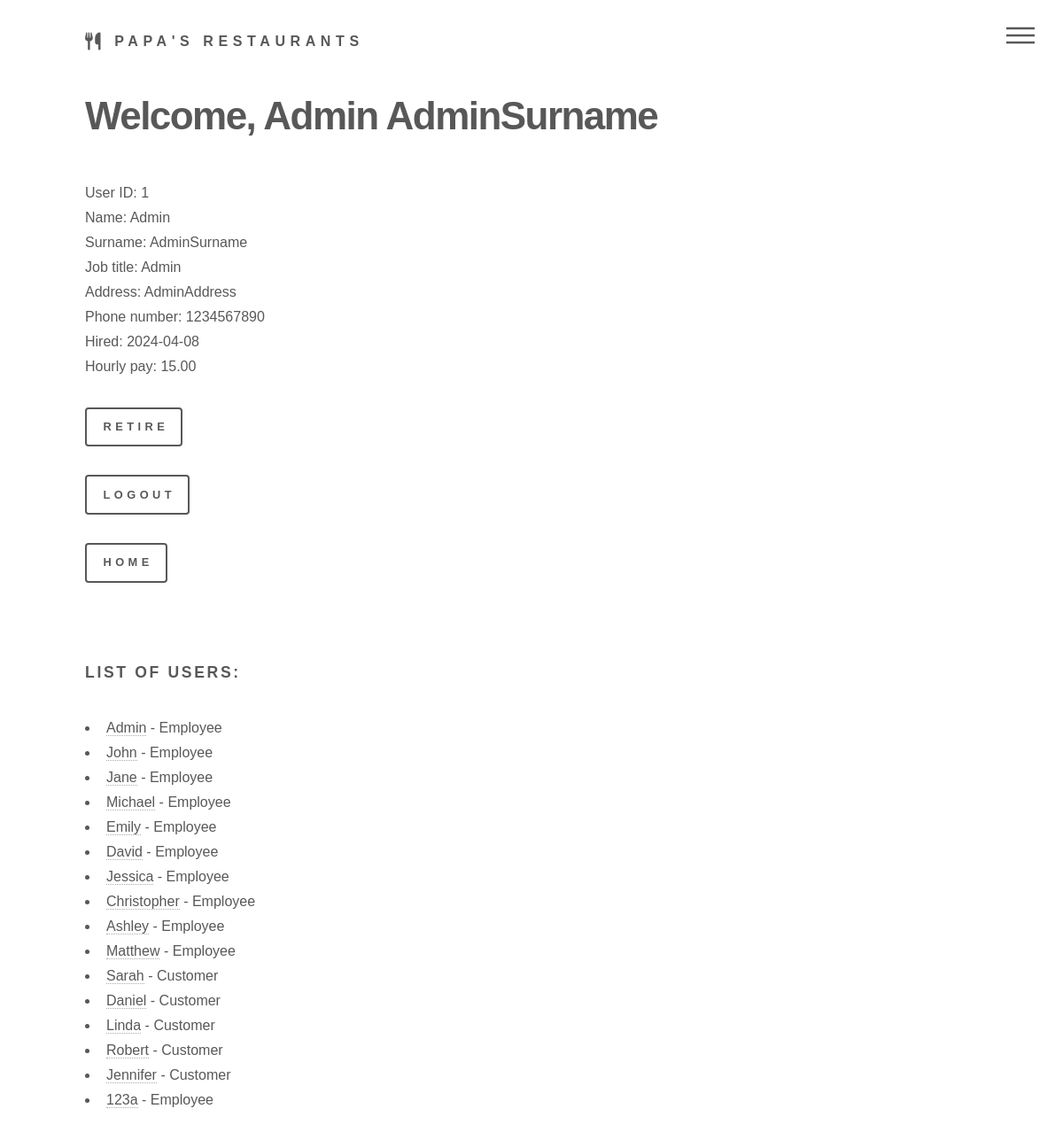
/profiles.php?user_ID=me (signed in), run on the app's committed database.
### tables this page shows
CREATE TABLE `employees` (
  `user_ID` int(255) NOT NULL,
  `name` varchar(50) NOT NULL,
  `surname` varchar(50) NOT NULL,
  `position_ID` int(50) NOT NULL,
  `address` varchar(100) NOT NULL,
  `phone` varchar(15) NOT NULL,
  `hireDate` date NOT NULL DEFAULT current_timestamp(),
  `hourPay` decimal(10,2) NOT NULL
);

CREATE TABLE `jobs` (
  `position_ID` int(255) NOT NULL,
  `jobName` varchar(100) NOT NULL
);

### profiles.php (the view, shortened to what this page needs)
<!DOCTYPE HTML>
<html>
<head>
    <link rel="stylesheet" href="assets/bootstrap/css/bootstrap.min.css" />
    <link rel="stylesheet" href="assets/css/index.css" />
</head>
<body class="is-preload">
    <div id="wrapper">
        <div id="main">
            <div class="inner">
<?php
if (!isset($_SESSION['user_ID']) || ($_SESSION['user_ID'] != 1 && $_GET['user_ID'] !== 'me')) {
    echo "<script>alert('Login required');</script>";
    echo "<script>window.location = 'login.php';</script>";
    exit();
} else {
    $servername = "localhost";
    $username = "root";
    $password = "";
    $dbname = "htc";
    $conn = new mysqli($servername, $username, $password, $dbname);
    if($_GET['user_ID'] == 'me'){
        $user_ID = $_SESSION['user_ID'];
    } else {
        $user_ID = $_GET['user_ID'];
    }
    $sql = "SELECT * FROM employees WHERE user_ID='$user_ID'";
    $result = $conn->query($sql);
    if ($result->num_rows > 0) {
        while ($row = $result->fetch_assoc()) {
            $jobName = "";
            $jobSql = "SELECT jobName FROM jobs WHERE position_ID=" . $row['position_ID'];
            $jobResult = $conn->query($jobSql);
            if ($jobResult->num_rows > 0) {
                $jobRow = $jobResult->fetch_assoc();
                $jobName = $jobRow['jobName'];
            }
            if($_GET['user_ID'] == 'me' || $_GET['user_ID'] == $_SESSION['user_ID']){
                echo "<h1>Welcome, ".$row['name']." ".$row['surname']."</h1>";
            } else {
                echo "<h1>User Information</h1>";
            }
            echo "<p>User ID: ".$user_ID."<br>Name: ".$row['name']."<br>Surname: ".$row['surname']."<br>Job title: ".$jobName."<br>Address: ".$row['address']."<br>Phone number: ".$row['phone']."<br>Hired: ".$row['hireDate']."<br>Hourly pay: ".$row['hourPay']."</p>";
?>
            <form action="retire.php" method="post">
                <input type="submit" value="Retire">
            </form>
<?php
        }
    }
?>
            <form action="logout.php" method="post">
                <input type="submit" value="Logout">
            </form>
            <form action="index.php" method="post">
                <input type="submit" value="Home">
            </form>
<?php
    echo "<br>";
    $sql = "SELECT position_ID FROM employees WHERE user_ID='$user_ID'";
    $result = $conn->query($sql);
    if ($result->num_rows > 0) {
        $row = $result->fetch_assoc();
        if ($row['position_ID'] == 1) {
            $userListSql = "SELECT
                CASE
                    WHEN employees.user_ID IS NOT NULL THEN employees.name
                    WHEN customers.user_ID IS NOT NULL THEN customers.name
                END AS name,
                CASE
                    WHEN employees.user_ID IS NOT NULL THEN employees.user_ID
                    WHEN customers.user_ID IS NOT NULL THEN customers.user_ID
                END AS user_ID,
                CASE
                    WHEN employees.user_ID IS NOT NULL THEN 'Employee'
                    WHEN customers.user_ID IS NOT NULL THEN 'Customer'
                END AS user_type
            FROM
                login
            LEFT JOIN
                employees ON login.user_ID = employees.user_ID
            LEFT JOIN
                customers ON login.user_ID = customers.user_ID;";
            $userListResult = $conn->query($userListSql);
            echo "<br>";
            echo "<h2>List of users:</h2>";
            echo "<ul>";
            while ($row = $userListResult->fetch_assoc()) {
                echo "<li><a href='profiles.php?user_ID=" . $row['user_ID'] . "'>" . $row['name'] . "</a> - " . $row['user_type'] . "</li>";
            }
            echo "</ul>";
        }
    }
}
?>
            </div>
        </div>
    </div>
</body>
</html>

### data on the page
employees: name "Admin", surname "AdminSurname", position_ID.jobName "Admin", address "AdminAddress", phone "1234567890", hireDate "2024-04-08", hourPay "15.00"

### other printed values
$row['name'] "Admin"
$row['user_type'] "Employee"
$row['name'] "John"
$row['name'] "Jane"
$row['name'] "Michael"
$row['name'] "Emily"
$row['name'] "David"
$row['name'] "Jessica"
$row['name'] "Christopher"
$row['name'] "Ashley"
$row['name'] "Matthew"
$row['name'] "Sarah"
$row['user_type'] "Customer"
$row['name'] "Daniel"
$row['name'] "Linda"
